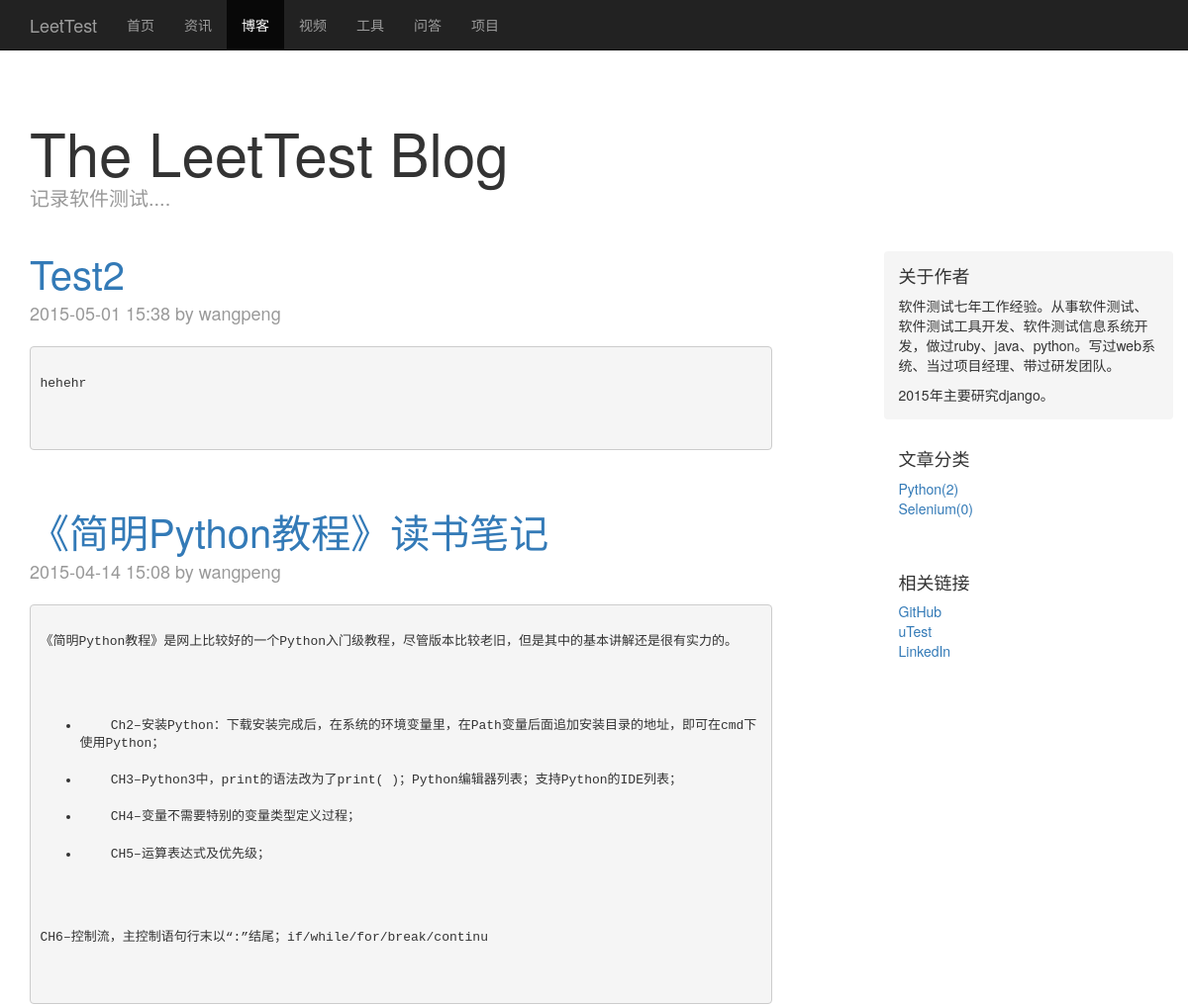
Before: /blog/ (upper part) with the older database file.
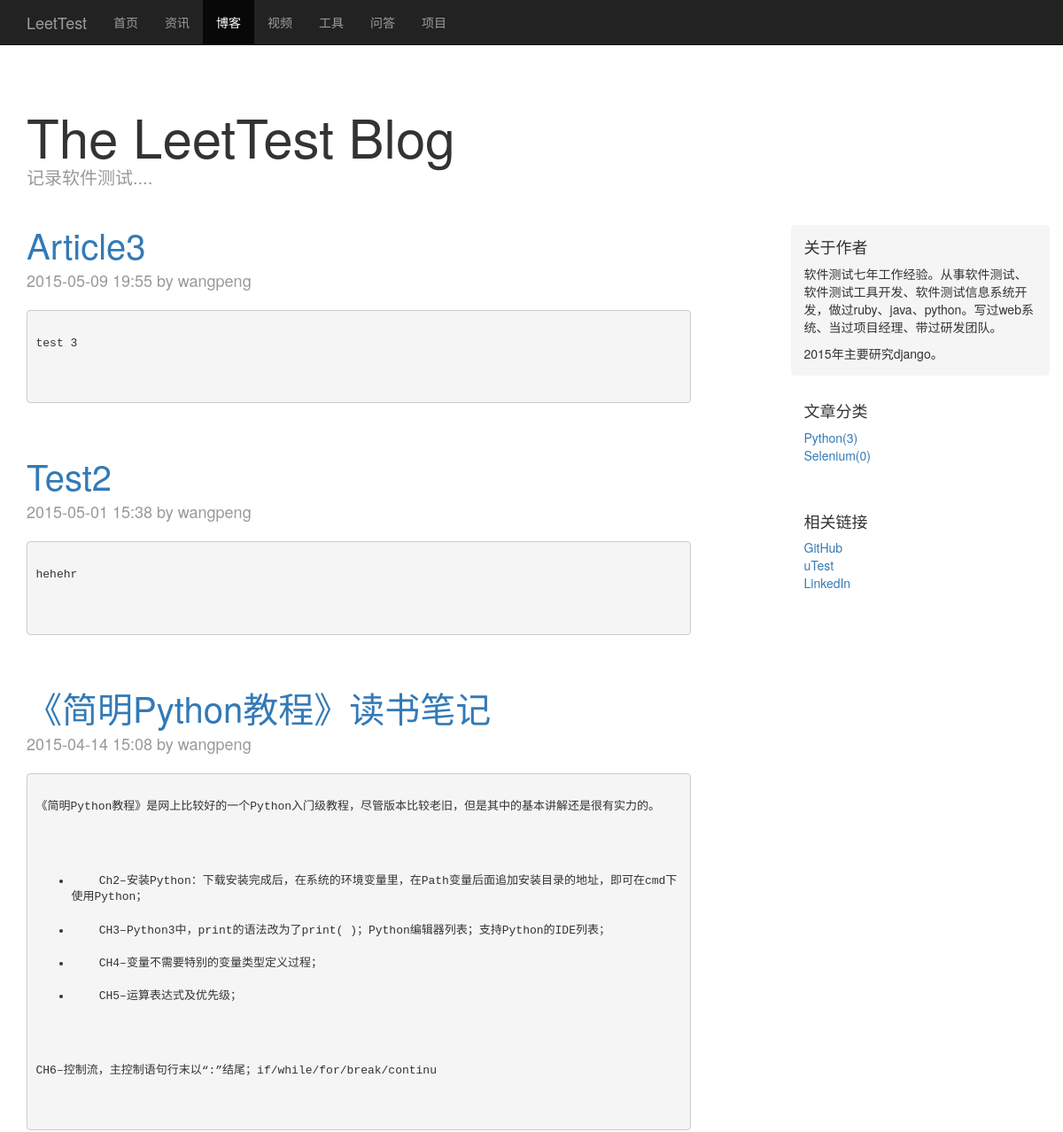
After: the same page with the newer database file.
### blog/models.py (models this page shows, shortened)
class Article(models.Model):
    caption=models.CharField(max_length=30)
    subcaption=models.CharField(max_length=50,blank=True)
    publish_time = models.DateTimeField(auto_now_add=True)
    update_time = models.DateTimeField(auto_now=True)
    author=models.ForeignKey(Author)
    category=models.ForeignKey(Category)
    tags=models.ManyToManyField(Tag,blank=True)
    content=models.TextField()

class Author(models.Model):
    name=models.CharField(max_length=30)
    email=models.CharField(max_length=30,blank=True)
    website=models.CharField(max_length=50,blank=True)
    def __unicode__(self):
        return u'%s' % (self.name)

class Category(models.Model):
    name=models.CharField(max_length=20)

### blog/views.py (the view)
def list(request):
    all_articles = Article.objects.all().order_by("-publish_time")
    categorys=Category.objects.all()
    for category in categorys:
        category.article_num = 0
        for article in all_articles:
            if article.category == category:
                category.article_num += 1
        category.save()
    categoryid = request.GET.get('categoryid')
    if categoryid:
        all_articles = Article.objects.filter(category__id=int(categoryid)).order_by("-publish_time")
    p = Paginator(all_articles , 7)
    try:
        page = int(request.GET.get('page',1))
        if page < 1:
            page = 1
    except ValueError:
        page = 1
    try:
        articles = p.page(page)
    except PageNotAnInteger:
        articles = p.page(1)
    except EmptyPage:
        articles = p.page(p.num_pages)
    after_range_num = 3
    before_range_num = 2
    if page >= after_range_num:
        page_range = p.page_range[page - after_range_num:page + before_range_num]
    else:
        page_range = p.page_range[0:page + before_range_num]
    return render_to_response('article_list.html',locals())

### blog/templates/article_list.html (shortened to what this page needs)
{% extends "base.html" %}
{% block active-blog %}
  class="active"
{% endblock %}
{% block css %}
    <link href="/static/css/blog.css" rel="stylesheet">
{% endblock %}
{% block content %}
    <div class="container">
      <div class="blog-header">
        <h1 class="blog-title">The LeetTest Blog</h1>
        <p class="lead blog-description">记录软件测试....</p>
      </div>
      <div class="row">
        <div class="col-sm-8 blog-main">
          {% for article in articles%}
            <div class="blog-post">
              <h2 class="blog-post-title"><a href="{% url 'blog:show' article.id %}">{{ article.caption }}</a></h2>
              <p class="blog-post-meta">{{ article.publish_time|date:"Y-m-d H:i" }} by {{ article.author }}</p>
              <pre>
              {{ article.content|safe|truncatechars_html:400}}
	          </pre>
	        </div>
          {% endfor%}
        </div>
        <div class="col-sm-3 col-sm-offset-1 blog-sidebar">
          <div class="sidebar-module sidebar-module-inset">
            <h4>关于作者</h4>
            <p>软件测试七年工作经验。从事软件测试、软件测试工具开发、软件测试信息系统开发，做过ruby、java、python。写过web系统、当过项目经理、带过研发团队。</p>
            <p>2015年主要研究django。</p>
          </div>
          <div class="sidebar-module">
            <h4>文章分类</h4>
            <ol class="list-unstyled">
             	{% for category in categorys %}
              		<li><a href="?categoryid={{ category.id }}">{{category.name}}({{category.article_num}})</a></li>
          		{% endfor%}
            </ol>
          </div>
          <div class="sidebar-module">
            <h4>相关链接</h4>
            <ol class="list-unstyled">
              <li><a href="https://github.com/buaawp">GitHub</a></li>
              <li><a href="https://my.utest.com/platform/profile/dcb432b29d3d11e4bf8522000aa410c3">uTest</a></li>
              <li><a href="http://cn.linkedin.com/in/buaawp">LinkedIn</a></li>
            </ol>
          </div>
        </div>
      </div>
  </div>
{% endblock %}

### public/templates/base.html (shortened to what this page needs)
<!DOCTYPE html>
<html lang="zh-CN">
  <head>
    <link href="/static/bootstrap-3.3.4-dist/css/bootstrap.min.css" rel="stylesheet">
    <link href="/static/css/starter-template.css" rel="stylesheet">
    {% block css %}{% endblock %}
  </head>
  <body>
     <nav class="navbar navbar-inverse navbar-fixed-top">
      <div class="container">
        <div class="navbar-header">
          <a class="navbar-brand" href="/">LeetTest</a>
        </div>
        <div id="navbar" class="collapse navbar-collapse">
          <ul class="nav navbar-nav">
            <li {% block active-index %}{% endblock %} ><a href="/">首页</a></li>
            <li {% block active-news %}{% endblock %} ><a href="#news">资讯</a></li>
            <li {% block active-blog %}{% endblock %} ><a href="/blog">博客</a></li>
            <li {% block active-video %}{% endblock %} ><a href="#video">视频</a></li>
            <li {% block active-tool %}{% endblock %} ><a href="/tool">工具</a></li>
            <li {% block active-answer %}{% endblock %} ><a href="#answer">问答</a></li>
            <li {% block active-crowd %}{% endblock %} ><a href="/crowd">项目</a></li>
          </ul>
        </div>
      </div>
    </nav>
    {% block content %}{% endblock %}
  </body>
</html>

### static/css/starter-template.css (style rules this page uses)
body { padding-top: 50px; }

### static/css/blog.css (style rules this page uses)
h1, .h1, h2, .h2, h3, .h3, h4, .h4, h5, .h5, h6, .h6 { margin-top: 0; font-family: "Helvetica Neue", Helvetica, Arial, sans-serif; font-weight: normal; color: #333; }
.blog-header { padding-top: 40px; padding-bottom: 20px; }
.blog-title { margin-top: 30px; margin-bottom: 0; font-size: 60px; font-weight: normal; }
.blog-description { font-size: 20px; color: #999; }
.blog-main { font-size: 18px; line-height: 1.5; }
.sidebar-module { padding: 15px; margin: 0 -15px 15px; }
.sidebar-module-inset { padding: 15px; background-color: #f5f5f5; border-radius: 4px; }
.sidebar-module-inset p:last-child, .sidebar-module-inset ul:last-child, .sidebar-module-inset ol:last-child { margin-bottom: 0; }
.active { font-weight: 500; color: #cdddeb; }
.blog-post { margin-bottom: 60px; }
.blog-post-title { margin-bottom: 5px; font-size: 40px; }
.blog-post-meta { margin-bottom: 20px; color: #999; }
pre { white-space: pre-wrap; word-wrap: break-word; }

Changed rows visible on the page:
added Article: caption "Article3", publish_time "2015-05-09 19:55", author "wangpeng", content "test 3"
computed for Category "Python": article_num "2" → "3"
